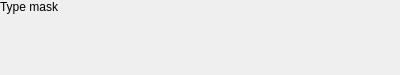
<?xml version="1.0" encoding="UTF-8"?>
<ui version="4.0">
 <class>TypeMaskWidget</class>
 <widget class="QWidget" name="TypeMaskWidget">
  <property name="geometry">
   <rect>
    <x>0</x>
    <y>0</y>
    <width>400</width>
    <height>75</height>
   </rect>
  </property>
  <property name="windowTitle">
   <string>Form</string>
  </property>
  <property name="locale">
   <locale language="English" country="UnitedStates"/>
  </property>
  <layout class="QHBoxLayout" name="typeMaskLayout">
   <property name="leftMargin">
    <number>0</number>
   </property>
   <property name="topMargin">
    <number>0</number>
   </property>
   <property name="rightMargin">
    <number>0</number>
   </property>
   <property name="bottomMargin">
    <number>0</number>
   </property>
   <item>
    <widget class="QLabel" name="typeMaskLabel">
     <property name="sizePolicy">
      <sizepolicy hsizetype="Preferred" vsizetype="Preferred">
       <horstretch>1</horstretch>
       <verstretch>0</verstretch>
      </sizepolicy>
     </property>
     <property name="text">
      <string>Type mask</string>
     </property>
     <property name="alignment">
      <set>Qt::AlignLeading|Qt::AlignLeft|Qt::AlignTop</set>
     </property>
     <property name="wordWrap">
      <bool>true</bool>
     </property>
    </widget>
   </item>
  </layout>
 </widget>
 <resources/>
 <connections/>
</ui>
